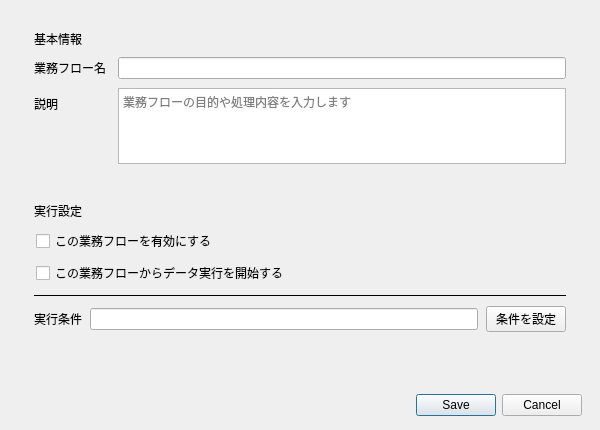
<?xml version="1.0" encoding="UTF-8"?>
<ui version="4.0">
 <class>FlowEditorForm</class>
 <widget class="QDialog" name="FlowEditorForm">
  <property name="windowTitle"><string>業務フロー編集</string></property>
  <property name="geometry"><rect><x>0</x><y>0</y><width>600</width><height>430</height></rect></property>
  <layout class="QVBoxLayout" name="rootLayout">
   <property name="leftMargin"><number>18</number></property><property name="topMargin"><number>16</number></property><property name="rightMargin"><number>18</number></property><property name="bottomMargin"><number>14</number></property><property name="spacing"><number>10</number></property>
   <item><widget class="QFrame" name="basicCard"><layout class="QVBoxLayout" name="basicLayout"><property name="leftMargin"><number>16</number></property><property name="topMargin"><number>14</number></property><property name="rightMargin"><number>16</number></property><property name="bottomMargin"><number>14</number></property><property name="spacing"><number>9</number></property><item><widget class="QLabel" name="basicTitle"><property name="text"><string>基本情報</string></property></widget></item><item><layout class="QFormLayout" name="basicForm"><property name="horizontalSpacing"><number>12</number></property><property name="verticalSpacing"><number>9</number></property><item row="0" column="0"><widget class="QLabel" name="nameLabel"><property name="text"><string>業務フロー名</string></property></widget></item><item row="0" column="1"><widget class="QLineEdit" name="nameEdit"/></item><item row="1" column="0"><widget class="QLabel" name="descriptionLabel"><property name="text"><string>説明</string></property></widget></item><item row="1" column="1"><widget class="QPlainTextEdit" name="descriptionEdit"><property name="maximumSize"><size><width>16777215</width><height>76</height></size></property><property name="placeholderText"><string>業務フローの目的や処理内容を入力します</string></property></widget></item></layout></item></layout></widget></item>
   <item><widget class="QFrame" name="executionCard"><layout class="QVBoxLayout" name="executionLayout"><property name="leftMargin"><number>16</number></property><property name="topMargin"><number>14</number></property><property name="rightMargin"><number>16</number></property><property name="bottomMargin"><number>14</number></property><property name="spacing"><number>9</number></property><item><widget class="QLabel" name="executionTitle"><property name="text"><string>実行設定</string></property></widget></item><item><layout class="QVBoxLayout" name="optionsLayout"><property name="leftMargin"><number>2</number></property><property name="spacing"><number>8</number></property><item><widget class="QCheckBox" name="enabledCheck"><property name="text"><string>この業務フローを有効にする</string></property></widget></item><item><widget class="QCheckBox" name="dataStartCheck"><property name="text"><string>この業務フローからデータ実行を開始する</string></property></widget></item></layout></item><item><widget class="QFrame" name="conditionSeparator"><property name="frameShape"><enum>QFrame::HLine</enum></property><property name="frameShadow"><enum>QFrame::Plain</enum></property></widget></item><item><layout class="QHBoxLayout" name="conditionLayout"><property name="spacing"><number>8</number></property><item><widget class="QLabel" name="guardLabel"><property name="text"><string>実行条件</string></property></widget></item><item><widget class="QLineEdit" name="guardSummaryEdit"><property name="readOnly"><bool>true</bool></property></widget></item><item><widget class="QPushButton" name="editGuardButton"><property name="text"><string>条件を設定</string></property></widget></item></layout></item></layout></widget></item>
   <item><spacer name="contentStretch"><property name="orientation"><enum>Qt::Vertical</enum></property><property name="sizeHint"><size><width>20</width><height>6</height></size></property></spacer></item>
   <item><widget class="QDialogButtonBox" name="buttonBox"><property name="standardButtons"><set>QDialogButtonBox::Cancel|QDialogButtonBox::Save</set></property></widget></item>
  </layout>
 </widget>
 <resources/><connections/>
</ui>
